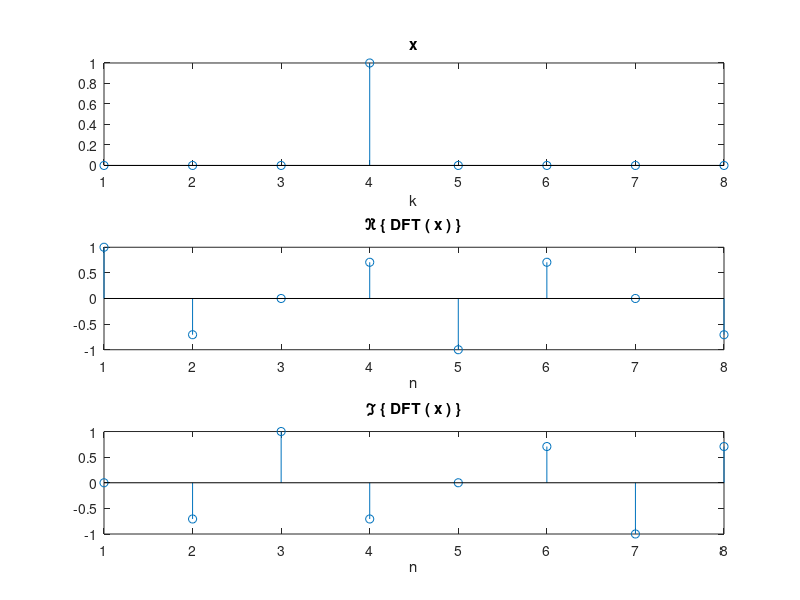

Source code (MATLAB):
%%%%%%%%%%%%%%%%%%%%%%%%%%%%%%%%%%%%%%%%%%%%%%%%%%%%%%%%%%%%%%%%%%%%%%%%%%%
%   Nachrichtentechnisches Praktikum - Aufgabe 5 - DFT
%                                                      
%   2. Symmetrieeigenschaften der DFT
%                                                      
%       x : Folge im Zeitbereich
%       X : Folge im Frequenzbereich
%
%%%%%%%%%%%%%%%%%%%%%%%%%%%%%%%%%%%%%%%%%%%%%%%%%%%%%%%%%%%%%%%%%%%%%%%%%%%

clear all
close all
clc




%%%%%%%%%%%%%%%%%%%%%%%%%%%%%%%%%%%%%%%%%%%%%%%%%%%%%%%%%%%%%%%%%%%%%%%%%%%
% Simulation
%%%%%%%%%%%%%%%%%%%%%%%%%%%%%%%%%%%%%%%%%%%%%%%%%%%%%%%%%%%%%%%%%%%%%%%%%%%


%%% EDIT %%%%%%%%%%%%%%%%%%%%%%%%%%%%%%%%%%%%%%%%%%%%%%%%%% 
% Folge
x = [0 0 0 1 0 0 0 0]; % Vervollstaendigen Sie diese Folge!
%%%%%%%%%%%%%%%%%%%%%%%%%%%%%%%%%%%%%%%%%%%%%%%%%%%%%%%%%%%

% Diskrete Fourier Transformation
X = fft(x);





%%%%%%%%%%%%%%%%%%%%%%%%%%%%%%%%%%%%%%%%%%%%%%%%%%%%%%%%%%%%%%%%%%%%%%%%%%%
% Ergebnisse ausgeben
%%%%%%%%%%%%%%%%%%%%%%%%%%%%%%%%%%%%%%%%%%%%%%%%%%%%%%%%%%%%%%%%%%%%%%%%%%%

figure('Name','DFT')
subplot(3,1,1); stem(x); title('x'); xlabel('k');
subplot(3,1,2); stem(real(X)); title('\Re \{ DFT ( x ) \}'); xlabel('n');
subplot(3,1,3); stem(imag(X)); title('\Im \{ DFT ( x ) \}'); xlabel('n');
   
    
